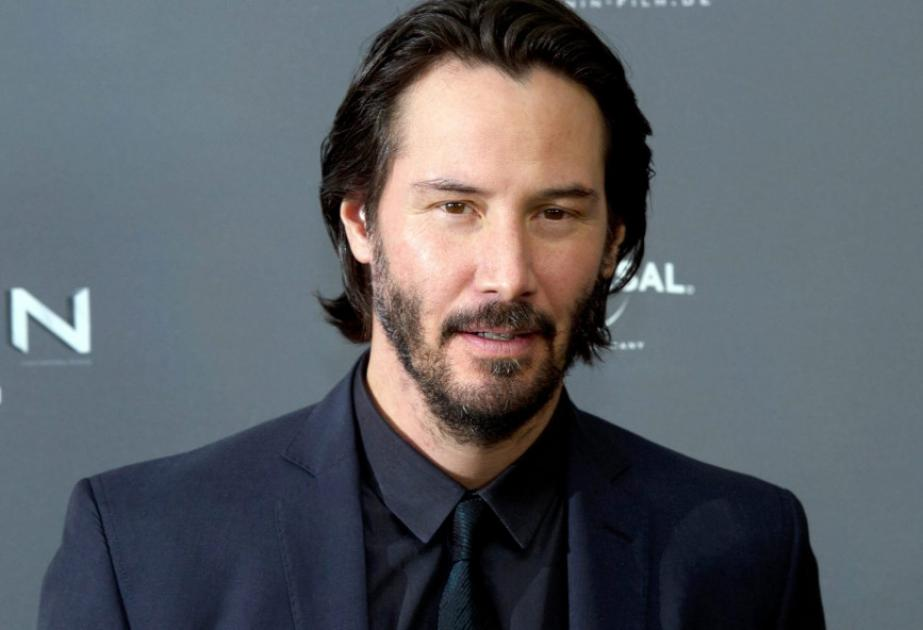
#> input picture homeworks/homework2/cnn/keanu_0.jpg, 923 x 630 px, found by its file name
$ python num3.py
#> lines starting #> are read from the running program, lines starting #| are printed output that depends on the picture
import random
import torch
import numpy as np
from typing import Tuple, List
import time

from PIL import Image
import matplotlib.pyplot as plt

class BaseTransform:
    def __init__(self, p: float) -> None:
        assert 0.0 <= p <= 1.0, "p must be in [0, 1]"
        self.p = p
    def __call__(self, image: Image.Image) -> Image.Image:
        raise NotImplementedError("BaseTransform - abstract")

class RandomCrop(BaseTransform):
    def __init__(self, p: float , crop_size: Tuple[int, int]) -> None:
        super().__init__(p)
        self.crop_size = crop_size
    def __call__(self, image: Image.Image) -> Image.Image:
        rnd_seed = time.time()
        random.seed(rnd_seed)
        if random.random() >= self.p:
            return image
        w, h = image.size
        cw, ch = self.crop_size
        if w < cw or h < ch:
            return image

        l = random.randint(0, w - cw)
        r = l + cw
        up = random.randint(0, h - ch)
        down = up + ch
        return image.crop((l, up, r, down))

class RandomRotate(BaseTransform):
    def __init__(self, p: float, degree: float) -> None:
        super().__init__(p)
        self.degree = degree
    def __call__(self, image: Image.Image) -> Image.Image:
        if random.random() >= self.p:
            return image
        angle = random.uniform(-self.degree, self.degree)
        return image.rotate(angle)

class RandomZoom(BaseTransform):
    def __init__(self, p: float, scale: Tuple[float, float]) -> None:
        super().__init__(p)
        assert scale[1] >= scale[0] and scale[0] > 0.0, "Invalid scale range"
        self.scale = scale
    def __call__(self, image: Image.Image) -> Image.Image:
        if random.random() >= self.p:
            return image
        w, h = image.size
        scale_factor = random.uniform(self.scale[0], self.scale[1])

        nw, nh = int(w * scale_factor), int(h * scale_factor)
        image = image.resize((nw, nh), Image.Resampling.LANCZOS)

        l = (nw - w) // 2
        r = l + w
        u = (nh - h) // 2
        d = u + h

        return image.crop((l, u, r, d))

class Resize(BaseTransform):
    def __init__(self, size: Tuple[int, int]) -> None:
        super().__init__(p=1.0)
        self.size = size
    def __call__(self, image: Image.Image) -> Image.Image:
        return image.resize(self.size, Image.Resampling.LANCZOS)

class ToTensor(BaseTransform):
    def __init__(self) -> None:
        super().__init__(p=1.0)
    def __call__(self, image: Image.Image) -> torch.Tensor:
        img = np.array(image).astype(np.float32) / 255.0
        if img.ndim == 2: # if grayscale => add channel
            img = img[:, :, None]
        return torch.from_numpy(
            img
        ).permute(2,0,1)


class Compose:
    def __init__(self, transforms: List[BaseTransform]) -> None:
        self.transforms = transforms
    def __call__(self, image: Image.Image) -> Image.Image:
        for t in self.transforms:
            image = t(image)
        return image


def imshow(x: torch.Tensor, title: str = ""):
    xnp = x.permute(1, 2, 0).numpy()
    plt.imshow(xnp)
    plt.title(title)
    plt.axis('off')
    plt.show()

if __name__ == "__main__":
    img = Image.open("keanu_0.jpg").convert("RGB")
#> img is the input picture: PIL image 923x630 RGB; mean R, G, B 90.7, 94.2, 99.9

    transform = Compose([
        RandomCrop(p=.8, crop_size=(128,128)),
        RandomRotate(p=.7, degree=90),
        RandomZoom(p=.6, scale=(1.3, 2.0)),
        ToTensor(),
    ])
#> the loop in __call__, `for t in self.transforms:` made 4 passes
#> pass 1, in __call__, `image = t(image)`:
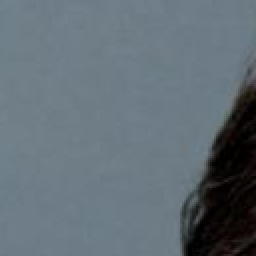
#> image: PIL image 128x128 RGB (shown 2 times larger); mean R, G, B 98.3, 110.1, 118.5
#> pass 3, in __call__, `image = t(image)`:
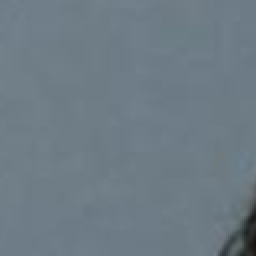
#> image: PIL image 128x128 RGB (shown 2 times larger); mean R, G, B 109.5, 123.3, 133

#> (the run stopped early here; a loop or call above may not have finished)
